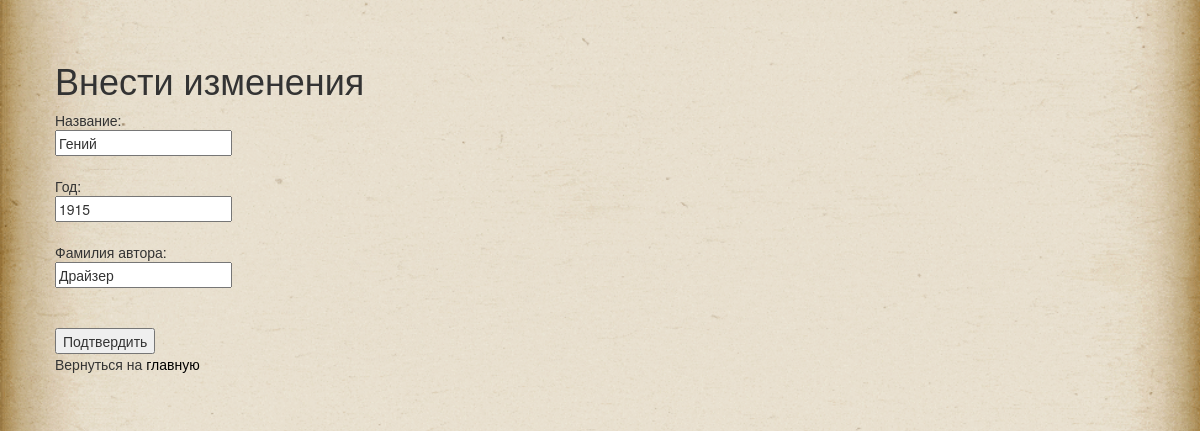
Page /edit.php?id=2 on the committed database.
### tables this page shows
CREATE TABLE `books` (
  `id` int(11) NOT NULL,
  `title` varchar(32) DEFAULT NULL,
  `years` char(4) DEFAULT NULL,
  `autor` varchar(32) DEFAULT NULL
);

### edit.php (the view, shortened to what this page needs)
<?php
include 'elems/init.php';
function getPage($link){
	if(isset($_GET['id'])){
	$id = $_GET['id'];
	$query = "SELECT * FROM books WHERE id='$id'";
	$result = mysqli_query($link, $query) or die (mysqli_error($link));
	$isPage = mysqli_fetch_assoc($result);
	if($isPage){
		if (isset($_POST['title']) and isset($_POST['autor'])){
			$title = mysqli_real_escape_string($link, $_POST['title']);
			$years = mysqli_real_escape_string($link, $_POST['years']);
			$autor = mysqli_real_escape_string($link, $_POST['autor']);
			}else
			{
			$title = mysqli_real_escape_string($link, $isPage['title']);
			$years = mysqli_real_escape_string($link, $isPage['years']);
			$autor = mysqli_real_escape_string($link, $isPage['autor']);
			}
		$content = "
		<h1>Внести изменения</h1>
		<form action=\"\" method=\"POST\">
		Название:<br>
		<input name=\"title\" value=".$title."><br><br>
		Год:<br>
		<input name=\"years\" value=".$years."><br><br>
		Фамилия автора:<br>
		<input name=\"autor\" value=".$autor."><br><br>
		<br>
		<input type=\"submit\" value=\"Подтвердить\">
		</form>
		<p>Вернуться на <a href=\"/library\">главную</a></p>";
	}else{
		$content = "Страница которую хотите изменить не существует";
	}
}else{
	$content = "Страница которую хотите изменить не существует";
}
	include 'elems/layot.php';
}
getPage($link);

### css/style.css (style rules this page uses)
.main, html { background: url(../images/fon/fon.gif) no-repeat center; background-size: cover; background-attachment: fixed; padding: 20px; }
a { color:#533813; color: #000; }

### rows in the picture
books: title "Гений", years "1915", autor "Драйзер"
